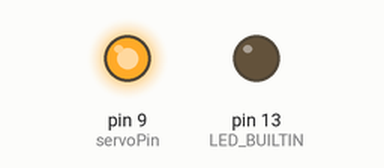
Recording of a sketch running on a simulated Arduino Uno, built with avr-gcc and run on an emulated ATmega328P. On the bench: output pins drawn as LEDs (lit = HIGH). What the sketch prints to the serial monitor is not drawn.

Above: at 0.1 s.
Timing chart, 0 to 1.6 s (numbered marks = the images above):
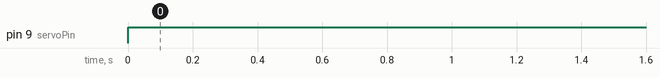

The sketch:

servo_testing.ino
```cpp
// https://forum.arduino.cc/index.php?topic=590442

byte servoPin = 9;

void setup()
{
  Serial.begin(9600);
  Serial.println("poor man's servo sweep");

  //turn off L13
  pinMode(LED_BUILTIN, OUTPUT);
  digitalWrite(LED_BUILTIN, LOW);

  pinMode(servoPin, OUTPUT);
  digitalWrite(servoPin, LOW);

} //setup

void loop()
{

    analogWrite(servoPin, 255);
    //delayMicroseconds(1900);    //position


} //loop
```

Measured:
- by itself, pin 9 (servoPin): LOW → HIGH at 0.00 s
